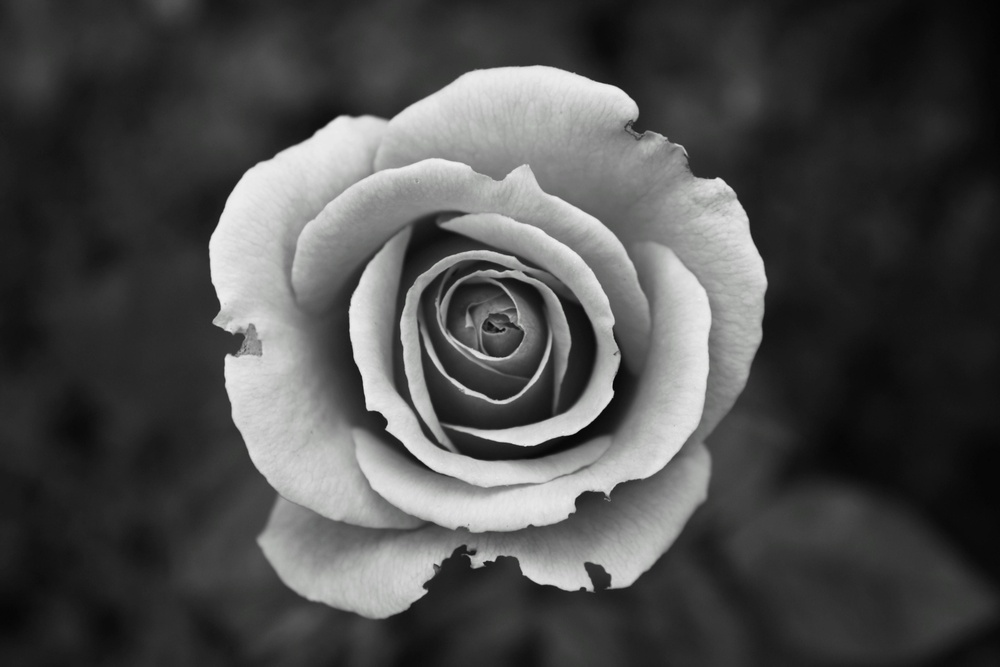
#> input picture images/task_01/image_01.jpg, 1000 x 667 px, shrunk from 4272 x 2848 before the run
$ jupyter execute task_1_intensity_reduction.ipynb
#> lines starting #> are read from the running program, lines starting #| are printed output that depends on the picture
[cell 1]
import cv2
import os
import numpy as np
import matplotlib.pyplot as plt

[cell 2]
# Function to reduce intensity levels
def reduce_intensity_levels(image, levels):
    assert (levels & (levels - 1) == 0) and levels <= 256, "Levels must be power of 2 and <= 256"
    factor = 256 // levels
    reduced_img = (image // factor) * factor
    return reduced_img

[cell 3]
img_path = os.path.join("..", "images", "task_01", "image_01.jpg")
original_img = cv2.imread(img_path, cv2.IMREAD_GRAYSCALE)
#> original_img: shape (667, 1000); min 3, max 240, mean 76.5

# User input for intensity levels
desired_levels = 4  # Change to 2, 4, 8, 16, 32, 64, 128...

[cell 4]
# Process image
reduced_img = reduce_intensity_levels(original_img, desired_levels)
#> in reduce_intensity_levels, `reduced_img = (image // factor) * factor`:
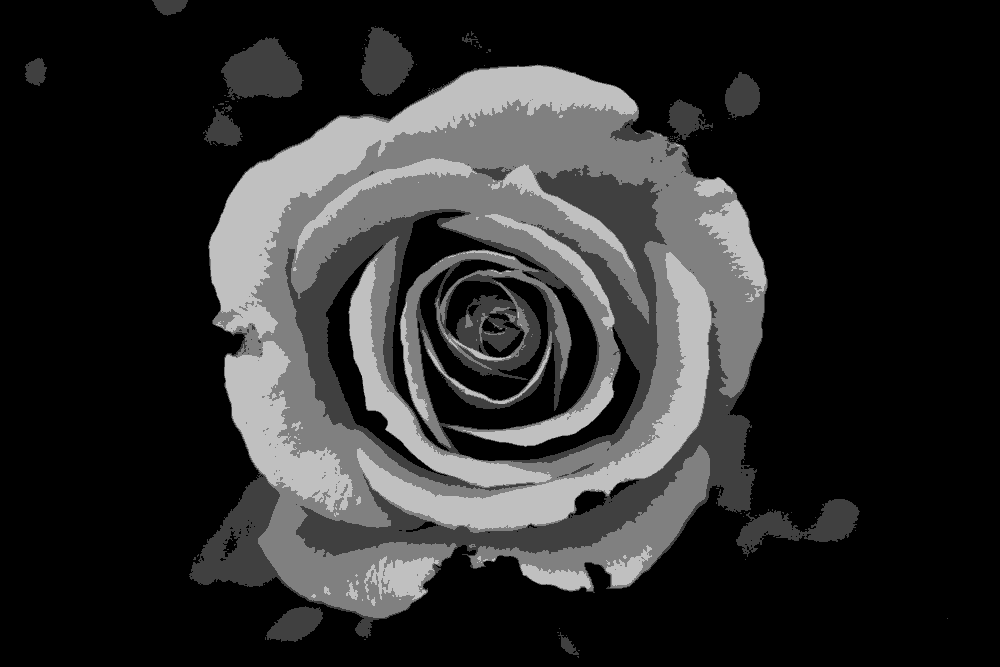
#> reduced_img: shape (667, 1000); min 0, max 192, mean 43.7

[cell 5]
output_path = os.path.join("..", "results", "task_01", f"reduced_sample_{desired_levels}_levels.png")
cv2.imwrite(output_path, reduced_img)
#> Out = True

[cell 6]
# Display the results
plt.figure(figsize=(10,5))
plt.subplot(1,2,1)
plt.title("Original Image")
plt.imshow(original_img, cmap='gray')
plt.axis('off')

plt.subplot(1,2,2)
plt.title(f"Reduced to {desired_levels} Levels")
plt.imshow(reduced_img, cmap='gray')
plt.axis('off')

plt.tight_layout()
plt.show()
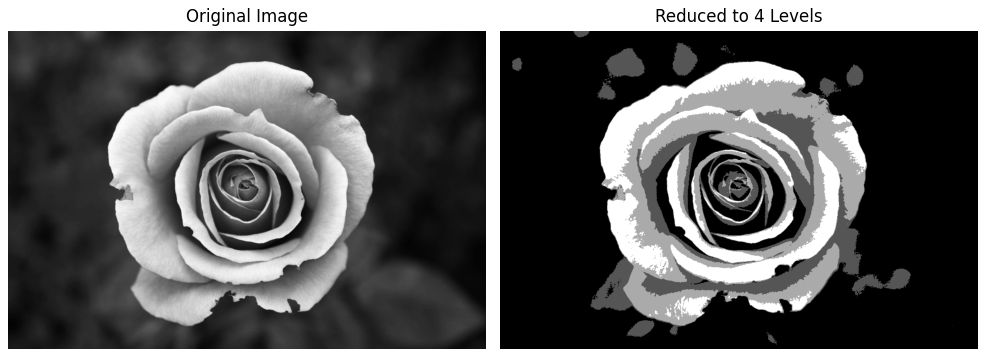
#> figure drawn by matplotlib, 2 panels

[cell 7]
#Save outputs to results
result_dir = os.path.join("..", "outputs", "task_01")
os.makedirs(result_dir, exist_ok=True)

cv2.imwrite(os.path.join(result_dir, "reduced_4.jpg"), reduced_img)
#> Out = True
